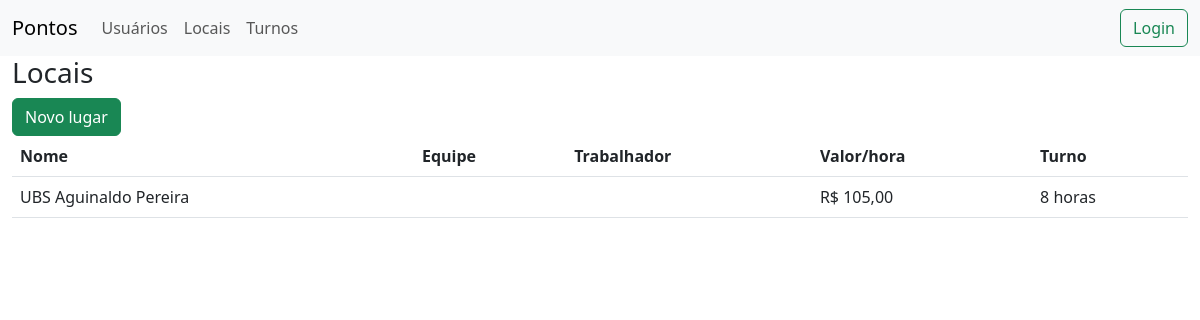
Before: /workplaces/ with the older database file.
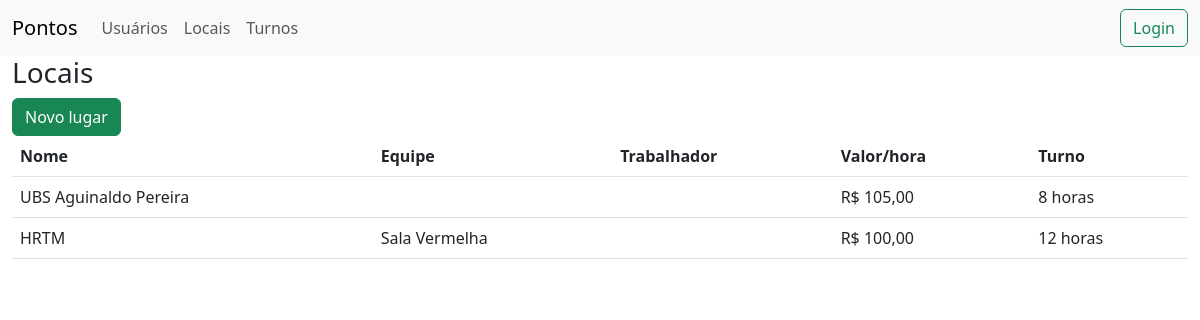
After: the same page with the newer database file.
### workplaces/models.py (models this page shows, shortened)
class Workplace(models.Model):
    id = models.UUIDField(
        default=uuid.uuid4, unique=True, editable=False, primary_key=True
    )
    owner_profile = models.ForeignKey(
        Profile, verbose_name="Perfil do usuário", on_delete=models.SET_NULL, null=True
    )
    name = models.CharField(verbose_name='Nome do local', max_length=200)
    team = models.CharField(verbose_name='Equipe', max_length=200)
    address = models.CharField(verbose_name='Endereço', max_length=200)
    location = models.CharField(verbose_name='Localização', max_length=200)
    turn_size_hours = models.IntegerField(verbose_name='Horas diárias')
    hour_price = models.DecimalField(verbose_name='Preço por hora',
                                     max_digits=6, decimal_places=2, default=Decimal("0.00")
                                     )

### workplaces/views.py (the view)
# urls.py: path("workplaces/", include("workplaces.urls")),
def workplaces(request):
    workplaces = Workplace.objects.all()
    return render(request, "workplaces/list.html", {"workplaces": workplaces})

### templates/workplaces/list.html (shortened to what this page needs)
{% extends "base.html" %}
{% block content %}
<h3>Locais</h3>
<a href="{% url 'create_workplace' %}"
    class="btn btn-success">Novo lugar</a>
<table class="table">
    <thead>
        <tr>
            <th scope="col">Nome</th>
            <th scope="col">Equipe</th>
            <th scope="col">Trabalhador</th>
            <th scope="col">Valor/hora</th>
            <th scope="col">Turno</th>
        </tr>
    </thead>
    <tbody>
        {% for workplace in workplaces %}
        <tr>
            <td>{{workplace.name}}</td>
            <td>{{workplace.team}}</td>
            <td>{{workplace.owner.profile.name}}</td>
            <td>R$ {{workplace.hour_price}}</td>
            <td>{{workplace.turn_size_hours}} horas</td>
        </tr>
        {% endfor %}
    </tbody>
</table>
{% endblock content %}

Changed rows visible on the page:
added Workplace: name "HRTM", team "Sala Vermelha", hour_price "100,00", turn_size_hours "12"
